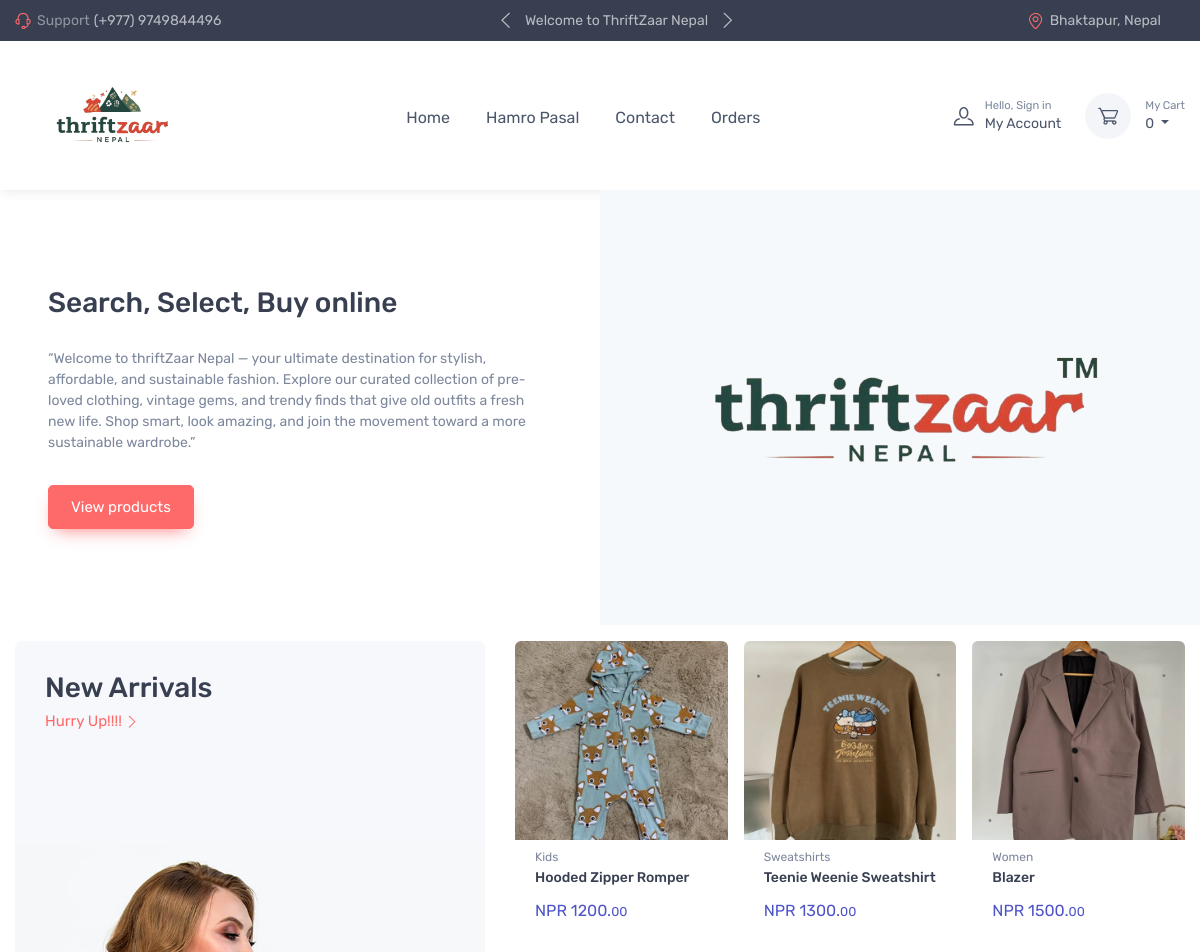
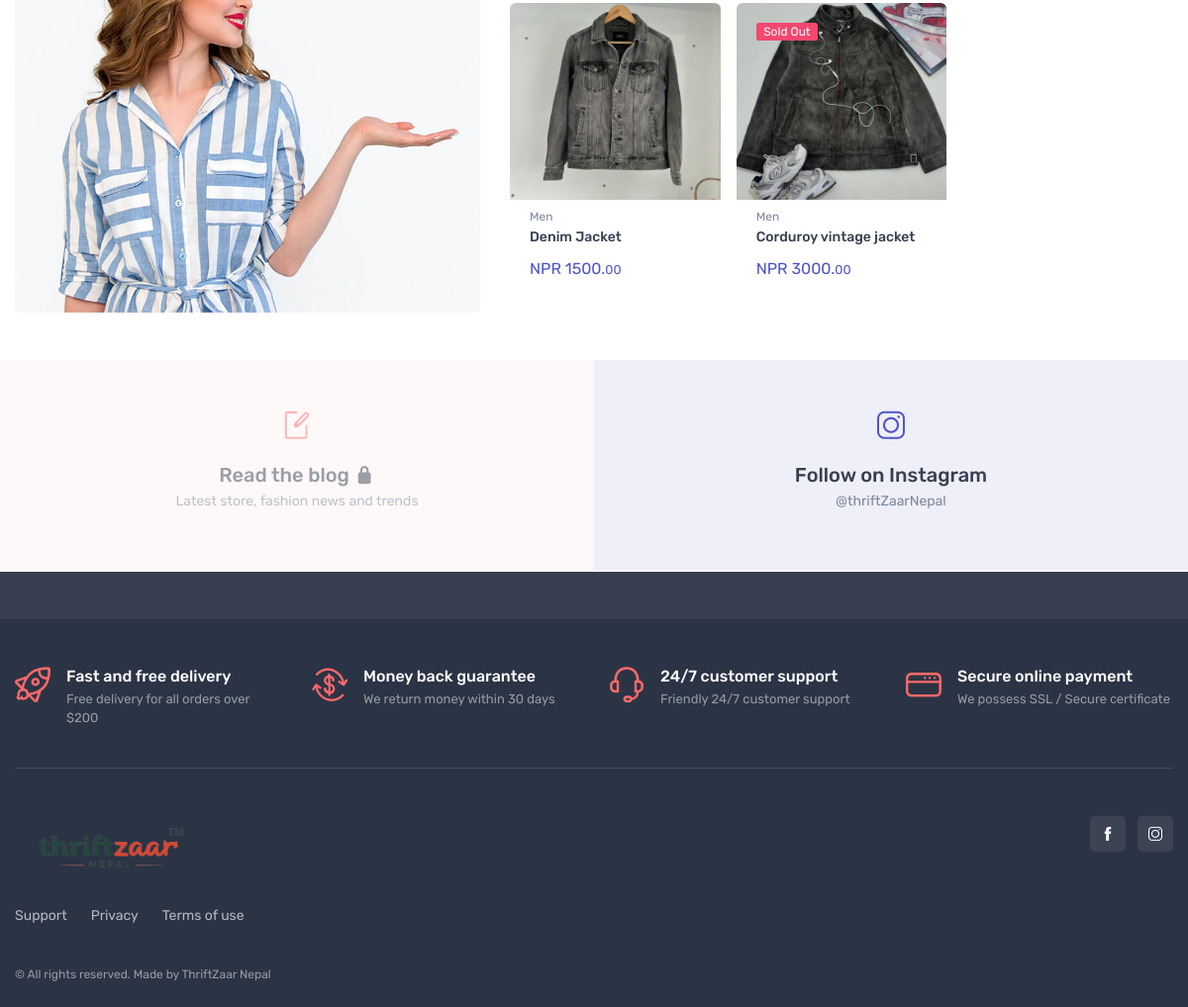
The page / on the database its author committed (2 pictures, top to bottom).
### tables this page shows
CREATE TABLE `products` (
  `p_id` int(11) NOT NULL,
  `p_name` text DEFAULT NULL,
  `buying_price` int(11) NOT NULL,
  `selling_price` int(11) NOT NULL,
  `description` text NOT NULL,
  `photos` text NOT NULL,
  `c_id` int(11) NOT NULL DEFAULT 1,
  `user_id` int(11) NOT NULL DEFAULT 1
);

CREATE TABLE `categories` (
  `c_id` int(11) NOT NULL,
  `c_name` text DEFAULT NULL,
  `c_photo` text DEFAULT NULL,
  `parent_id` int(11) DEFAULT NULL,
  `c_description` text DEFAULT NULL
);

### modules/config.php (called while the page is built, shortened)
<?php
$conn = mysqli_connect("localhost", "root", "", "thriftzaar");
function get_product_thumb($json)
{
    $img = "uploads/default.png";
    $photos = json_decode($json);
    return $photos[0]->thumb;
}
function get_product($id)
{
    $sql = "SELECT *FROM products,categories WHERE products.p_id = $id  AND products.c_id = categories.c_id";
    global $conn;
    $res = $conn->query($sql);
    return $res->fetch_assoc();
}
function db_select($table_name, $condition = NULL, $order_by = NULL)
{
    $sql = "SELECT * FROM $table_name";
    if ($order_by != NULL) {
        $sql .= " ORDER BY $order_by";
    }
    global $conn;
    $res = $conn->query($sql);
    $rows = [];
    while ($row = $res->fetch_assoc()) {
        $rows[] = $row;
    }
    return $rows;
}

### index.php (the view, shortened to what this page needs)
<?php
require_once("modules/config.php");
require_once("layouts/header.php");
$order = "p_id DESC";
$products = db_select("products", null, $order);
?>
<section class="row g-0">
    <div class="col-md-6 px-3 px-md-5 py-5">
        <div class="mx-auto py-lg-5" style="max-width: 35rem;">
            <h2 class="h3 pb-3">Search, Select, Buy online</h2>
            <p class="fs-sm pb-3 text-muted">“Welcome to thriftZaar Nepal — your ultimate destination for stylish,
                affordable, and sustainable fashion. Explore our curated collection of pre-loved clothing, vintage gems,
                and trendy finds that give old outfits a fresh new life. Shop smart, look amazing, and join the movement
                toward a more sustainable wardrobe.”</p><a class="btn btn-primary btn-shadow"
                href="hamro-pasal.php">View products</a>
        </div>
    </div>
    <div class="col-md-6 bg-position-center bg-size- bg-secondary"
        style="min-height: 15rem; background-image: url(img/TM.png); background-repeat:no-repeat;"></div>
</section>
<section class="container pt-lg-3 mb-4 mb-sm-5">
    <div class="row">
        <div class="col-md-5">
            <div class="d-flex flex-column h-100 overflow-hidden rounded-3" style="background-color: #f6f8fb;">
                <div class="d-flex justify-content-between px-grid-gutter py-grid-gutter">
                    <div>
                        <h3 class="mb-1">New Arrivals</h3><a class="fs-md" href="hamro-pasal.php">Hurry Up!!!!<i
                                class="ci-arrow-right fs-xs align-middle ms-1"></i></a>
                    </div>
                </div><a class="d-none d-md-block mt-auto" href="shop-grid-ls.html"><img class="d-block w-100"
                        src="img/shop/new.png" alt="For Women"></a>
            </div>
        </div>
        <div class="col-md-7 pt-4 pt-md-0">
            <div class="tns-carousel">
                <div class="tns-carousel-inner"
                    data-carousel-options="{&quot;nav&quot;: false, &quot;controlsContainer&quot;: &quot;#for-women&quot;}">
                    <div>
                        <div class="row mx-n2">
                            <?php
                            foreach (array_slice($products, 0, 6) as $product) {
                                $pro = get_product($product['p_id']);
                                $is_sold = in_array($product['p_id'], $sold_products);
                                $sold_badge = $is_sold
                                    ? '<span class="badge bg-danger position-absolute m-2">Sold Out</span>'
                                    : '';
                                ?>
                                <div class="col-lg-4 col-6 px-0 px-sm-2 mb-sm-4">
                                    <div class="card product-card card-static">
                                        <?= $sold_badge ?>
                                        <a class="card-img-top d-block overflow-hidden"
                                            href="product.php?id=<?= $product['p_id'] ?>"><img
                                                src="<?= get_product_thumb($product['photos']) ?>" alt="Product"></a>
                                        <div class="card-body py-2"><a class="product-meta d-block fs-xs pb-1"
                                                href="#"><?= $pro['c_name'] ?></a>
                                            <h3 class="product-title fs-sm"><a
                                                    href="shop-single-v1.html"><?= $product['p_name'] ?></a></h3>
                                            <div class="d-flex justify-content-between">
                                                <div class="product-price"><span class="text-accent">NPR
                                                        <?= $product['selling_price'] ?>.<small>00</small></span>
                                                </div>
                                            </div>
                                        </div>
                                    </div>
                                </div>
                            <?php } ?>
                        </div>
                    </div>
                </div>
            </div>
        </div>
    </div>
</section>
<section class="container-fluid px-0">
    <div class="row g-0">
        <div class="col-md-6 opacity-50"><div class="card border-0 rounded-0 text-decoration-none py-md-4 bg-faded-primary"
                 style="cursor:not-allowed;">
                <div class="card-body text-center"><i class="ci-edit h3 mt-2 mb-4 text-primary"></i>
                    <h3 class="h5 mb-1">Read the blog <i class="fa-solid fa-lock fs-6"></i></h3>
                    <p class="text-muted fs-sm">Latest store, fashion news and trends</p>
                </div>
</div></div>
        <div class="col-md-6"><a class="card border-0 rounded-0 text-decoration-none py-md-4 bg-faded-accent" href="#">
                <div class="card-body text-center"><i class="ci-instagram h3 mt-2 mb-4 text-accent"></i>
                    <h3 class="h5 mb-1">Follow on Instagram</h3>
                    <p class="text-muted fs-sm">@thriftZaarNepal</p>
                </div>
            </a></div>
    </div>
</section>
<?php
require_once("./layouts/footer.php");
?>

### rows shown on the page
products: shows a picture, c.c_name "Kids", p_name "Hooded Zipper Romper", selling_price "1200"
products: shows a picture, c.c_name "Sweatshirts", p_name "Teenie Weenie Sweatshirt", selling_price "1300"
products: shows a picture, c.c_name "Women", p_name "Blazer", selling_price "1500"
products: shows a picture, c.c_name "Men", p_name "Denim Jacket", selling_price "1500"
products: shows "Sold Out", shows a picture, c.c_name "Men", p_name "Corduroy vintage jacket", selling_price "3000"

### other values the page prints
$cart_total "0"
